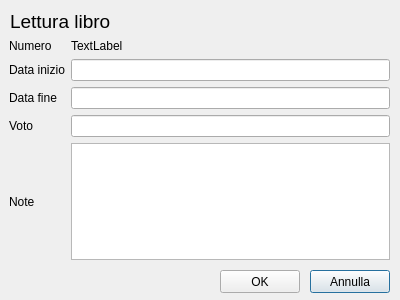
<?xml version="1.0" encoding="UTF-8"?>
<ui version="4.0">
 <class>Dialog_letto_libro</class>
 <widget class="QDialog" name="Dialog_letto_libro">
  <property name="geometry">
   <rect>
    <x>0</x>
    <y>0</y>
    <width>400</width>
    <height>300</height>
   </rect>
  </property>
  <property name="windowTitle">
   <string>Dialog</string>
  </property>
  <widget class="QLabel" name="label">
   <property name="geometry">
    <rect>
     <x>10</x>
     <y>10</y>
     <width>371</width>
     <height>23</height>
    </rect>
   </property>
   <property name="font">
    <font>
     <pointsize>14</pointsize>
    </font>
   </property>
   <property name="text">
    <string>Lettura libro</string>
   </property>
  </widget>
  <widget class="QWidget" name="gridLayoutWidget">
   <property name="geometry">
    <rect>
     <x>9</x>
     <y>39</y>
     <width>381</width>
     <height>221</height>
    </rect>
   </property>
   <layout class="QGridLayout" name="gridLayout">
    <item row="1" column="1">
     <widget class="QLineEdit" name="inizio"/>
    </item>
    <item row="0" column="0">
     <widget class="QLabel" name="label_2">
      <property name="text">
       <string>Numero</string>
      </property>
     </widget>
    </item>
    <item row="3" column="0">
     <widget class="QLabel" name="label_5">
      <property name="text">
       <string>Voto</string>
      </property>
     </widget>
    </item>
    <item row="1" column="0">
     <widget class="QLabel" name="label_3">
      <property name="text">
       <string>Data inizio</string>
      </property>
     </widget>
    </item>
    <item row="4" column="0">
     <widget class="QLabel" name="label_6">
      <property name="text">
       <string>Note</string>
      </property>
     </widget>
    </item>
    <item row="2" column="0">
     <widget class="QLabel" name="label_4">
      <property name="text">
       <string>Data fine</string>
      </property>
     </widget>
    </item>
    <item row="2" column="1">
     <widget class="QLineEdit" name="fine"/>
    </item>
    <item row="3" column="1">
     <widget class="QLineEdit" name="voto"/>
    </item>
    <item row="4" column="1">
     <widget class="QTextEdit" name="note"/>
    </item>
    <item row="0" column="1">
     <widget class="QLabel" name="numero">
      <property name="text">
       <string>TextLabel</string>
      </property>
     </widget>
    </item>
   </layout>
  </widget>
  <widget class="QPushButton" name="annulla">
   <property name="geometry">
    <rect>
     <x>310</x>
     <y>270</y>
     <width>80</width>
     <height>23</height>
    </rect>
   </property>
   <property name="text">
    <string>Annulla</string>
   </property>
  </widget>
  <widget class="QPushButton" name="ok">
   <property name="geometry">
    <rect>
     <x>220</x>
     <y>270</y>
     <width>80</width>
     <height>23</height>
    </rect>
   </property>
   <property name="text">
    <string>OK</string>
   </property>
  </widget>
 </widget>
 <resources/>
 <connections/>
</ui>
